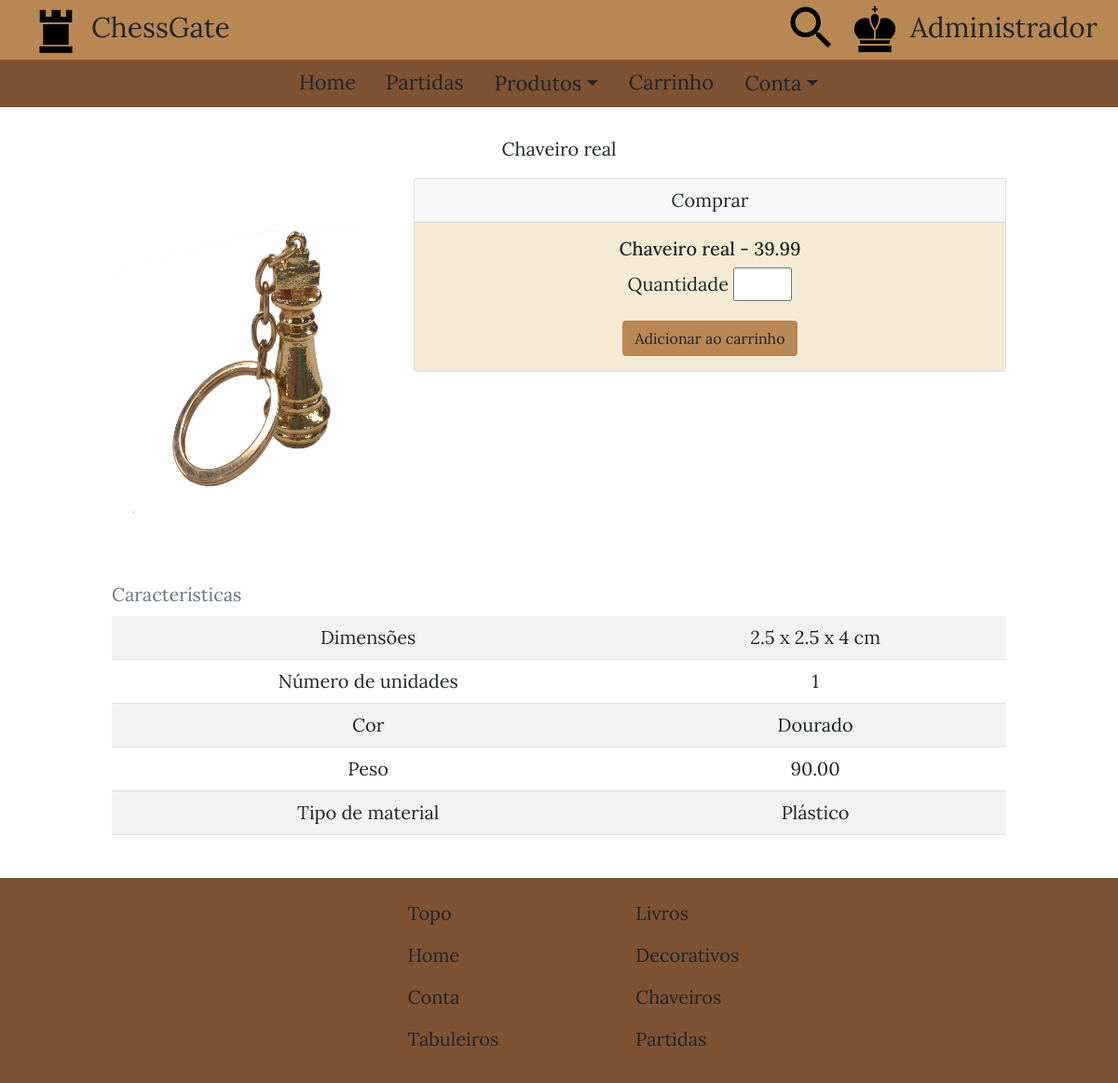
/src/templates/produtos/produto.php?cod_produto=411 (signed in), run on the app's committed database.
### tables this page shows
CREATE TABLE `chaveiro` (
  `cod_unidade` smallint(6) NOT NULL,
  `cod_produto` int(11) NOT NULL,
  `dimensoes` varchar(20) NOT NULL,
  `num_unidades` smallint(6) NOT NULL,
  `cor` varchar(10) NOT NULL,
  `peso` decimal(5,2) NOT NULL,
  `material` varchar(15) NOT NULL,
  PRIMARY KEY (`cod_unidade`,`cod_produto`),
  KEY `cod_produto` (`cod_produto`),
  CONSTRAINT `chaveiro_ibfk_1` FOREIGN KEY (`cod_produto`) REFERENCES `produto` (`cod_produto`) ON DELETE CASCADE
);

CREATE TABLE `produto` (
  `cod_produto` int(11) NOT NULL,
  `cod_categoria` int(11) NOT NULL,
  `titulo` varchar(20) NOT NULL,
  `preco` decimal(6,2) NOT NULL,
  `imagemURL` varchar(500) NOT NULL,
  PRIMARY KEY (`cod_produto`),
  KEY `cod_categoria` (`cod_categoria`),
  CONSTRAINT `produto_ibfk_1` FOREIGN KEY (`cod_categoria`) REFERENCES `categoria` (`cod_categoria`) ON DELETE CASCADE
);

### src/templates/produtos/produto.php (the view, shortened to what this page needs)
<?php
    $codigoProduto = $_GET["cod_produto"];
    if (isset ($_SESSION["logado"])) {
        $nome = $_SESSION["nome"];
        $logado = $_SESSION["logado"];
    }
    if ($codigoProduto >= 100 && $codigoProduto < 200)
        $categoria = "tabuleiro";
    else if ($codigoProduto >= 200 && $codigoProduto < 300)
        $categoria = "livro";
    else if ($codigoProduto >= 300 && $codigoProduto < 400)
        $categoria = "decorativo";
    else if ($codigoProduto >= 400 && $codigoProduto < 500)
        $categoria = "chaveiro";
    else {
        header ("location: ../home.php?cod=404");
        exit();
    }
    $conexao = mysqli_connect ($servidor, $usuario, $senhaBanco, $banco);
    if (!$conexao)
        die ("Não foi possível se conectar com o banco: " . mysqli_connection_error ());
    else {
        if ($categoria=="tabuleiro") {
            $query = "SELECT p.titulo, p.preco, p.imagemURL, c.dimensoes,
            c.num_unidades, c.num_jogadores, c.peso, c.material
            FROM produto p INNER JOIN $categoria c ON p.cod_produto = c.cod_produto
            WHERE $codigoProduto=c.cod_produto;";
            $resultado = mysqli_query ($conexao, $query);
            if (mysqli_num_rows ($resultado) > 0) {
                while ($linha = mysqli_fetch_assoc($resultado)) {
                    $tituloProduto = $linha["titulo"];
                    $precoProduto = $linha["preco"];
                    $imagemURL = $linha["imagemURL"];
                    $dimensoesProduto = $linha["dimensoes"];
                    $numUnidadesProduto = $linha["num_unidades"];
                    $numJogadoresProduto = $linha["num_jogadores"];
                    $pesoProduto = $linha["peso"];
                    $materialProduto = $linha["material"];
                }
            }
            else {
                header ("location: ../home.php?cod=404");
                exit();
            }
        }
        else if ($categoria=="chaveiro") {
            $query = "SELECT p.titulo, p.preco, p.imagemURL, c.dimensoes,
            c.num_unidades, c.cor, c.peso, c.material
            FROM produto p INNER JOIN $categoria c ON p.cod_produto = c.cod_produto
            WHERE $codigoProduto=c.cod_produto;";
            $resultado = mysqli_query ($conexao, $query);
            if (mysqli_num_rows ($resultado) > 0) {
                while ($linha = mysqli_fetch_assoc($resultado)) {
                    $tituloProduto = $linha["titulo"];
                    $precoProduto = $linha["preco"];
                    $imagemURL = $linha["imagemURL"];
                    $dimensoesProduto = $linha["dimensoes"];
                    $numUnidadesProduto = $linha["num_unidades"];
                    $corProduto = $linha["cor"];
                    $pesoProduto = $linha["peso"];
                    $materialProduto = $linha["material"];
                }
            }
            else {
                header ("location: ../home.php?cod=404");
                exit();
            }
        }
    }
?>
<!DOCTYPE html>
<html lang="pt-BR">
    <head>
        <link rel="stylesheet" href="../../styles/estrutura_produtos.css" />
        <link rel="stylesheet" href="../../styles/estilos.css" />
        <link href="https://cdn.jsdelivr.net/npm/bootstrap@5.0.0-beta3/dist/css/bootstrap.min.css" rel="stylesheet">
    </head>
    <body id="topo">
        <div class="container-fluid px-0">
            <header>
                <div id="cabecalho">
                    <div id="menu_superior_esquerda">
                        <a href="../home.php">
                            <img src="../../../assets/images/icons/logo_icone.svg" type="image/svg" alt="Logomarca" />
                            ChessGate
                        </a>
                    </div>
                    <div id="menu_superior_direita">
                        <span class="pesquisar_icon">
                            <img src="../../../assets/images/icons/busca_icone.svg" type="image/svg" alt="Ícone de pesquisa" />
                        </span>
                        <a href="../conta/entrar.php">
                            <img src="../../../assets/images/icons/usuario_icone.svg" type="image/svg" alt="Ícone do usuário" />
                            <?php
                                if ($logado) {
                                    echo $nome;
                                }
                                else
                                    echo "Entrar";
                            ?>
                        </a>
                    </div>
                </div>
                <div id="menu_navegacao">
                    <ul class="nav justify-content-center">
                        <li id="link_home" class="nav-item">
                            <a class="nav-link" href="../home.php">Home</a>
                        </li>
                        <li id="link_partidas" class="nav-item">
                            <a class="nav-link" href="../partidas.php">Partidas</a>
                        </li>
                        <li id="link_produtos" class="nav-item">
                            <div class="dropdown">
                                <a class="nav-link btn dropdown-toggle" href="#" role="button" id="dropdownProdutos" data-bs-toggle="dropdown" aria-expanded="false">Produtos</a>
                            </div>
                        </li>
                        <li id="link_carrinho" class="nav-item">
                            <a class="nav-link" href="../carrinho.php">Carrinho</a>
                        </li>
                        <li id="link_conta" class="nav-item">
                            <div class="dropdown">
                                <a class="nav-link btn dropdown-toggle" href="#" role="button" id="dropdownConta" data-bs-toggle="dropdown" aria-expanded="false">Conta</a>
                            </div>
                        </li>
                    </ul>
                </div>
            </header>
            <main>
                <div id="conteudo">
                    <p style="text-align: center;"><?php echo $tituloProduto?></p>
                    <div class="pri_col">
                        <img class="livro" src="<?php echo $imagemURL?>" type="image/jpg" alt="<?php echo $tituloProduto?>" />
                    </div>
                    <div class="seg_col">
                        <div class="card">
                            <div class="card-header">
                                Comprar
                            </div>
                            <div class="card-body" style="background-color: #f5ebd5;">
                                <h5 class="card-title"><?php echo "$tituloProduto - $precoProduto"?></h5>
                                <label class="form-label" for="qntdComprar">Quantidade</label>
                                <input name="quantidadeProduto" type="number" min="0" max="99" step="1" id="qntdComprar" /> <br />
                                <a id="addCarrinho" href="../carrinho.php?codigoProduto=<?php echo $codigoProduto;?>&quantidadeProduto=" class="btn mt-3" style="background-color: #b98753;">Adicionar ao carrinho</a>
                            </div>
                        </div>
                    </div>
                    <div class="ter_col">
                        <table class="table caption-top table-striped table-hover">
                            <caption>Características</caption>
                            <tbody>
                                <?php
                                    echo "<tr scope='row'>
                                        <td>Dimensões</td>
                                        <td>$dimensoesProduto</td>
                                        </tr>";
                                    echo "<tr scope='row'>
                                                <td>Número de unidades</td>
                                                <td>$numUnidadesProduto</td>
                                              </tr>";
                                    if ($categoria=="tabuleiro") {
                                        echo "<tr scope='row'>
                                                <td>Número de jogadores</td>
                                                <td>$numJogadoresProduto</td>
                                              </tr>";
                                        echo "<tr scope='row'>
                                              <td>Peso</td>
                                              <td>$pesoProduto</td>
                                            </tr>";
                                        echo "<tr scope='row'>
                                            <td>Tipo de material</td>
                                            <td>$materialProduto</td>
                                          </tr>";
                                    }
                                    else {
                                        echo "<tr scope='row'>
                                                <td>Cor</td>
                                                <td>$corProduto</td>
                                              </tr>";
                                        echo "<tr scope='row'>
                                              <td>Peso</td>
                                              <td>$pesoProduto</td>
                                            </tr>";
                                        echo "<tr scope='row'>
                                            <td>Tipo de material</td>
                                            <td>$materialProduto</td>
                                          </tr>";
                                    }
                                ?>
                            </tbody>
                        </table>
                    </div>
                </div>
            </main>
            <footer>
                <div id="rodape">
                    <div id="conteudo_rodape">
                        <div id="p_col">
                            <ul>
                                <li><a href="#topo">Topo</a></li>
                                <li><a href="../home.php">Home</a></li>
                                <?php
                                    if ($logado)
                                        echo "<li><a href='../conta/perfil.php'>Conta</a></li>";
                                    else
                                        echo "<li><a href='../conta/entrar.php'>Entrar</a></li>";
                                ?>
                                <li><a href="vitrine.php?categoria=100">Tabuleiros</a></li>
                            </ul>
                        </div>
                        <div id="s_col">
                            <ul>
                                <li><a href="vitrine.php?categoria=200">Livros</a></li>
                                <li><a href="vitrine.php?categoria=300">Decorativos</a></li>
                                <li><a href="vitrine.php?categoria=400">Chaveiros</a></li>
                                <li><a href="../partidas.php">Partidas</a></li>
                            </ul>
                        </div>
                    </div>
                </div>
            </footer>
        </div>
    </body>
</html>

### src/styles/estrutura_produtos.css (style rules this page uses)
.container-fluid #conteudo { width: 80%; position: relative; margin-left: 10%; margin-right: auto; margin-top: 5%; z-index: 750; font-size: 20px; display: inline-table; }
.container-fluid #conteudo img.livro { height: 300px; width: 200px; margin-bottom: 2.5%; }
.container-fluid #conteudo img { height: 200px; width: 200px; margin-bottom: 2.5%; }
@media only screen and (min-width: 992px) and (max-width: 1200px) { .container-fluid #conteudo { margin-top: 2.5%; } }
@media only screen and (min-width: 992px) and (max-width: 1200px) { .container-fluid #conteudo img.livro { float: left; display: inline-table; height: 300px; width: 200px; margin-bottom: 2.5%; margin-right: 2.5%; } }
@media only screen and (min-width: 992px) and (max-width: 1200px) { .container-fluid #conteudo img { float: left; display: inline-table; height: 200px; width: 200px; margin-bottom: 2.5%; margin-right: 2.5%; } }
@media only screen and (min-width: 1200px) { .container-fluid #conteudo img.livro { float: left; display: inline-table; height: 400px; width: 300px; margin-bottom: 2.5%; margin-right: 2.5%; } }
@media only screen and (min-width: 1200px) { .container-fluid #conteudo img { float: left; display: inline-table; height: 300px; width: 300px; margin-bottom: 2.5%; margin-right: 2.5%; } }

### src/styles/estilos.css (style rules this page uses)
body { margin: 0; width: 100%; }
.container-fluid { font-family: Lora; font-size: 22px; }
.container-fluid #cabecalho #menu_superior_esquerda a { color: #212529; text-decoration: none; }
.container-fluid #cabecalho #menu_superior_direita a { color: #212529; text-decoration: none; }
.container-fluid #cabecalho { background-color: #B98753; width: 100%; z-index: 1000; }
.container-fluid #menu_navegacao { background-color: #7E5233; width: 100%; z-index: 1000; }
.container-fluid #conteudo { width: 80%; position: relative; margin-left: 10%; margin-right: auto; text-align: center; margin-top: 7.5%; z-index: 750; display: inline-table; font-size: 20px; }
.container-fluid #cabecalho #menu_superior_esquerda { margin-left: 2.5%; width: 47.5%; display: inline-table; }
.container-fluid #cabecalho #menu_superior_direita { width: 47.5%; margin-right: auto; display: inline-table; text-align: right; }
.container-fluid #menu_navegacao a { color: #212529; font-size: 22px; }
.container-fluid #rodape { width: 100%; margin-top: 2.5%; background-color: #7E5233; bottom: 0; }
.container-fluid #rodape #conteudo_rodape { display: inline-table; width: 90%; margin-top: 1%; margin-left: 5%; margin-right: auto; }
.container-fluid #rodape #conteudo_rodape ul { list-style: none; float: left; margin-left: 10%; }
.container-fluid #rodape #conteudo_rodape #s_col { width: 33.3%; display: inline-table; }
.container-fluid #rodape #conteudo_rodape a { font-size: 20px; color: #212529; text-decoration: none; }
@media only screen and (min-width: 992px) and (max-width: 1200px) { .container-fluid #cabecalho img { width: 60px; height: 60px; margin-bottom: 0.75%; } }
@media only screen and (min-width: 992px) and (max-width: 1200px) { .container-fluid { font-size: 28px; } }
@media only screen and (min-width: 992px) and (max-width: 1200px) { .container-fluid #conteudo { margin-top: 2.5%; } }
@media only screen and (min-width: 992px) and (max-width: 1200px) { .container-fluid #rodape #conteudo_rodape ul { margin-left: 30%; } }
@media only screen and (min-width: 1200px) { .container-fluid #cabecalho img { width: 60px; height: 60px; margin-bottom: 0.75%; } }
@media only screen and (min-width: 1200px) { .container-fluid { font-size: 30px; } }
@media only screen and (min-width: 1200px) { .container-fluid #conteudo { margin-top: 2.5%; } }
@media only screen and (min-width: 1200px) { .container-fluid #rodape #conteudo_rodape ul { margin-left: 32%; } }

### data on the page
chaveiro: cod_produto.titulo "Chaveiro real", cod_produto.imagemURL (picture), cod_produto.preco "39.99", dimensoes "2.5 x 2.5 x 4 cm", num_unidades "1", cor "Dourado", peso "90.00", material "Plástico"

### other printed values
$nome "Administrador"
